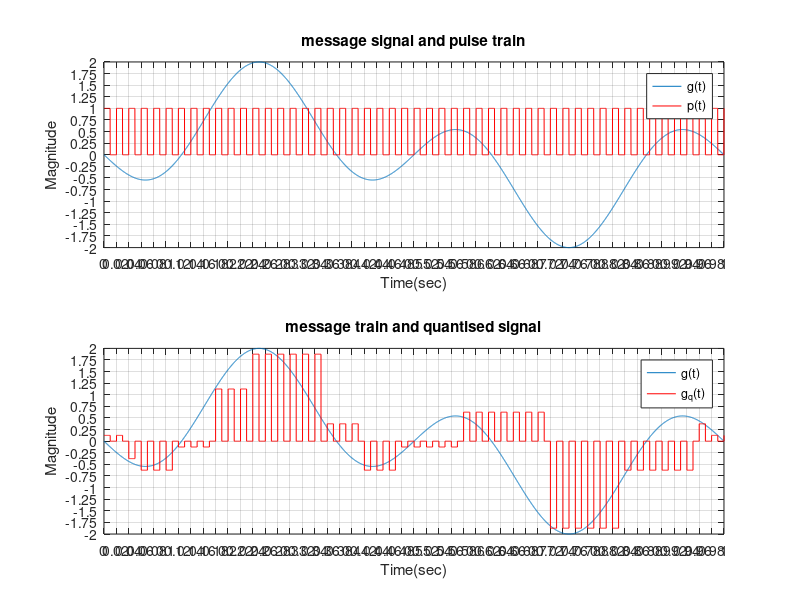

Reproduce this figure in MATLAB.
%1c
clc;
close all;

%message signal
fa=1;
fb=3;
f=50;
n_samples=100;  
fs=n_samples*f;
t=0:1/fs:1;
ym=sin(2*pi*fa*t)-sin(2*pi*fb*t);
peaku=round(max(ym));
peakl=round(min(ym));

%impulse train 
y=zeros(size(t));
y(1:n_samples:end)=1;

%sampled signal
ym =  [ym(1,:)];
y = [y(1,:)];

gs = zeros(1,length(y));
for i=1:length(y)
    gs(i) = y(i)*ym(i);
end

%quantized signal;
gkts=zeros(1,length(gs));
k=(peaku-peakl)/16;
Vmax=peaku-k/2;
Vmin=peakl+k/2;
for i=Vmin:k:Vmax
    for j=1:length(gs)
        if((i-k/2)<gs(j) && (gs(j)<(i+k/2)))
            gkts(j)=i;
        end
    end
end

%pulse train
w = 0.01; 
delay = w/2:w*2:10; 
y2=pulstran(t,delay,'rectpuls',w); 
delay1 = [t;y2.*gkts;]';
y3 = pulstran(t,delay1,'rectpuls',w);

current = 0.125;
for c = 1:length(y3)
    if(y2(c)==0)
        y3(c) = 0;
    elseif y3(c)==0
        y3(c) = current;
    else
        current = y3(c);
    end
end

% Plots
figure(1);
subplot(2,1,1);
plot(t,ym);
hold on;
plot(t,y2,'r');
title('message signal and pulse train');
xlabel('Time(sec)');
ylabel('Magnitude');
yticks([-2 -1.75 -1.5 -1.25 -1 -0.75 -0.5 -0.25 0 0.25 0.5 0.75 1 1.25 1.5 1.75 2]);
xticks(0:0.02:1);
legend('g(t)','p(t)');
grid on;

subplot(2,1,2);
plot(t,ym);
hold on;
stairs(t,y3,'r');
yticks([-2 -1.75 -1.5 -1.25 -1 -0.75 -0.5 -0.25 0 0.25 0.5 0.75 1 1.25 1.5 1.75 2]);
grid on;
title('message train and quantised signal');
xlabel('Time(sec)');
ylabel('Magnitude');
xticks(0:0.02:1);
yticks([-2 -1.75 -1.5 -1.25 -1 -0.75 -0.5 -0.25 0 0.25 0.5 0.75 1 1.25 1.5 1.75 2]);
legend('g(t)','g_q(t)');
grid on;